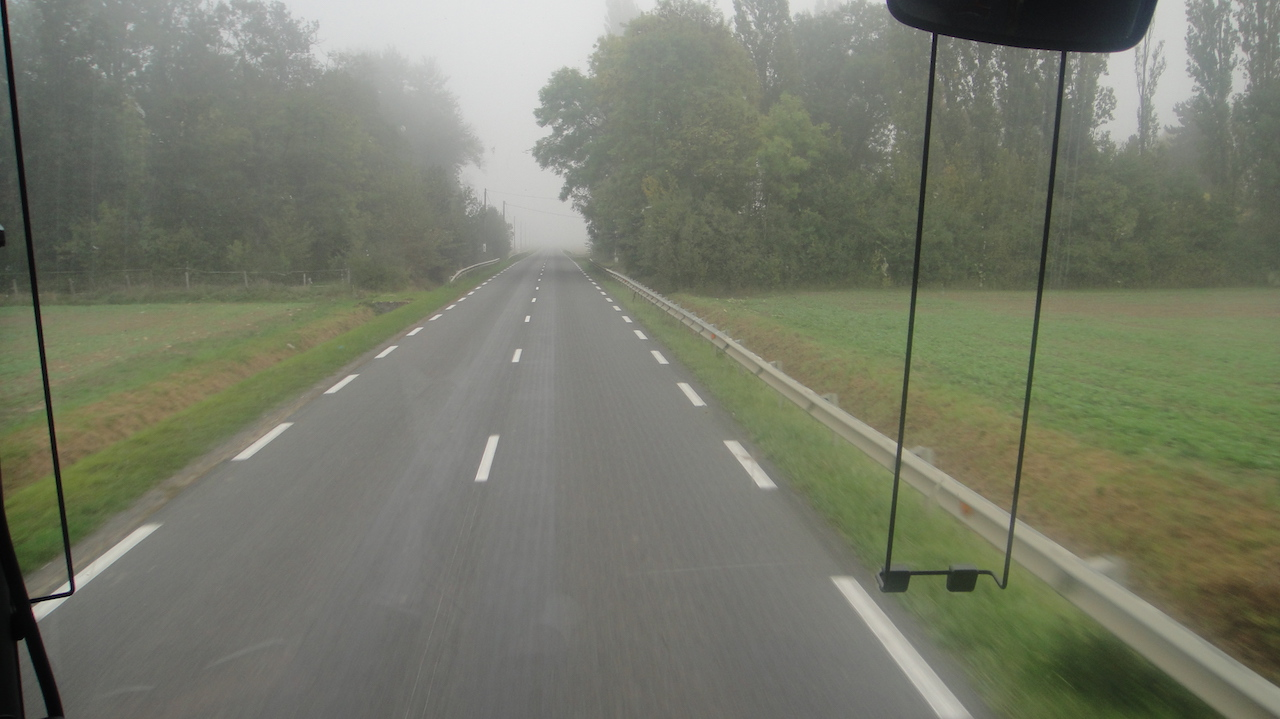
#> input picture test_images/DSC02668.JPG, 1280 x 719 px, found by its file name
$ jupyter execute adv_lane_detect.ipynb   (shell and % lines are left out)   (older library calls are emulated)
#> lines starting #> are read from the running program, lines starting #| are printed output that depends on the picture
[cell 1]
import pandas as pd
import numpy as np
import cv2
import matplotlib.pyplot as plt
import matplotlib.image as mpimg

from IPython.display import Image
from moviepy.editor import VideoFileClip
from IPython.display import HTML

import pickle
import io
import os
import glob

## 1.Camera callibration

## 2.Distortion Correction

## 3.Gradient and Color Thresholding

*    Sobel gradients in the x & y directions
*    Gradient magnitude
*    Gradient direction
*    Color space transform and filtering

[cell 2]
image=mpimg.imread('test_images\DSC02668.jpg')
#> image is the input picture: shape (719, 1280, 3); mean R, G, B 117.9, 121, 105.5
plt.imshow(image)
#> (this line was passed over: IPython is not available in this run)

* Sobel gradient

Canny Edge Detection combines the sobel gradient for both x and y. By breaking it apart into its components, we can produced a refined version of Canny edge detection.

[cell 3]
canny=cv2.Canny(image,40,50)
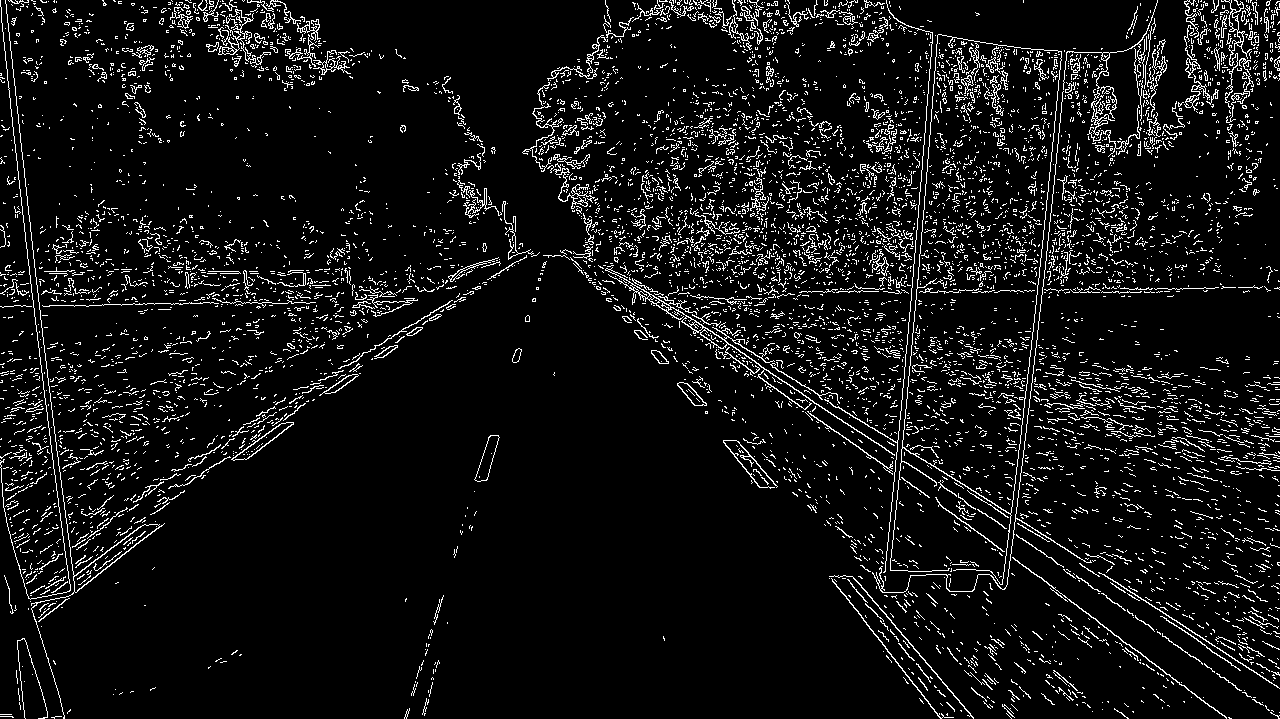
#> canny: shape (719, 1280); 7.2% white in thin lines or dots
plt.imshow(canny)
#> (this line was passed over: IPython is not available in this run)

[cell 4]
def abs_sobel_thresh(img,orient='x',thresh=(0,255)):
#> called with orient = 'x', thresh = (20, 110)
    gray=cv2.cvtColor(img,cv2.COLOR_RGB2GRAY)
    if orient == 'x':
        abs_sobel = np.absolute(cv2.Sobel(gray, cv2.CV_64F, 1, 0))
    if orient == 'y':
        abs_sobel = np.absolute(cv2.Sobel(gray, cv2.CV_64F, 0, 1))
    scaled_sobel=np.uint8(255*abs_sobel/np.max(abs_sobel))
    binary_output=np.zeros_like(scaled_sobel)
    binary_output[(scaled_sobel>=thresh[0]) & (scaled_sobel<=thresh[1])]=1

    return binary_output

[cell 5]
plt.imshow(abs_sobel_thresh(image, thresh=(20,110)),  cmap='gray')
#> (this line was passed over: IPython is not available in this run)

 * Gradient Magnitude

The function below will filter based on a min/max magnitude for the gradient. This function is looking at the combined xy gradient, but it could be altered to filter on the magnitude in a single direction, or some linear combination of the two.

[cell 6]
def mag_threshold(img,sobel_kernal=3,thresh=(0,255)):
#> called with sobel_kernal = 3, thresh = (20, 100)
    gray=cv2.cvtColor(img,cv2.COLOR_RGB2GRAY)

    x=cv2.Sobel(gray,cv2.CV_64F,1,0,ksize=sobel_kernal)
    y=cv2.Sobel(gray,cv2.CV_64F,0,1,ksize=sobel_kernal)
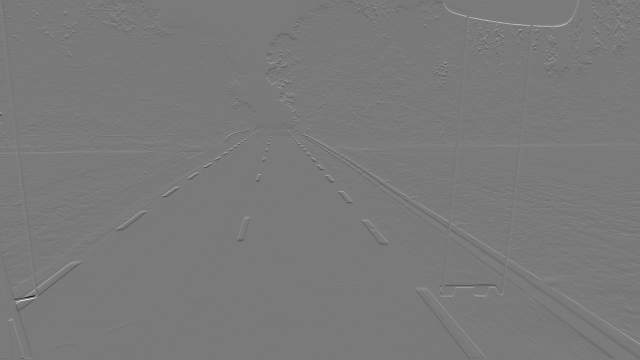
#> y: shape (719, 1280) float64 (shown at 1/2 size); min -757, max 820, mean -0.7; drawn with min black and max white

    mag=np.sqrt(x**2 + y**2)

    scale=np.max(mag)/255
#> scale = 3.23
    eightbit=(mag/scale).astype(np.uint8)
    binary_output=np.zeros_like(eightbit)
    binary_output[(eightbit>thresh[0]) & (eightbit<thresh[1])]=1
    return binary_output

[cell 7]
plt.imshow(mag_threshold(image, thresh=(20,100)),  cmap='gray');
#> (this line was passed over: IPython is not available in this run)

* Gradient Direction

This function will filter based on the direction of the gradient. For lane detection, we will be interested in vertical lines that are +/- some threshold near $\frac{\pi}{2}$

[cell 8]
def dir_threshold(img, sobel_kernel=3, thresh=(0, np.pi/2)):
    # 1) Convert to grayscale
#> called with sobel_kernel = 3, thresh = (0.8, 1.2)
    gray = cv2.cvtColor(img, cv2.COLOR_RGB2GRAY)
    # 2) Take the gradient in x and y separately
    x = np.absolute(cv2.Sobel(gray, cv2.CV_64F, 1, 0, ksize=sobel_kernel))
    y = np.absolute(cv2.Sobel(gray, cv2.CV_64F, 0, 1, ksize=sobel_kernel))
    # 4) Use np.arctan2(abs_sobely, abs_sobelx) to calculate the direction of the gradient
    direction = np.arctan2(y, x)
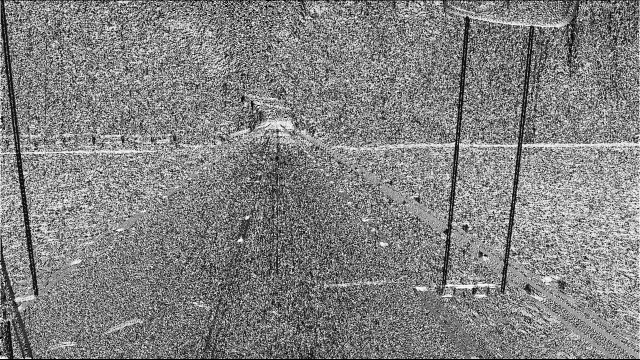
#> direction: shape (719, 1280) float64 (shown at 1/2 size); min 0, max 1.57, mean 0.8; drawn with min black and max white
    binary_output = np.zeros_like(direction)
    binary_output[(direction > thresh[0]) & (direction < thresh[1])] = 1
    return binary_output

[cell 9]
plt.imshow(dir_threshold(image, thresh=(0.8,1.2)),  cmap='gray');
#> (this line was passed over: IPython is not available in this run)

* Saturation Channel & Red Channel Filters
The gradient filters above all convert the original image into grayscale and a lot of useful information is lost. Lane lines are either yellow or white, and we can use that to our advantage trying to locate and track them. The Hue Saturation Lightness color space will help. In particular, the S channel of an HSL image retains a lot information about lane lines - especially when there are shadows on the road. The Red channel of RGB also does a good job of creating binary images of lane lines.

[cell 10]
def hls_select(img, sthresh=(0, 255),lthresh=()):
    # 1) Convert to HLS color space
#> called with sthresh = (140, 255), lthresh = (120, 255)
    hls_img = cv2.cvtColor(img, cv2.COLOR_RGB2HLS)
#> hls_img: shape (719, 1280, 3); mean of channels 0, 1, 2 38.8, 113.7, 22.2
    # 2) Apply a threshold to the S channel
    L = hls_img[:,:,1]
    S = hls_img[:,:,2]
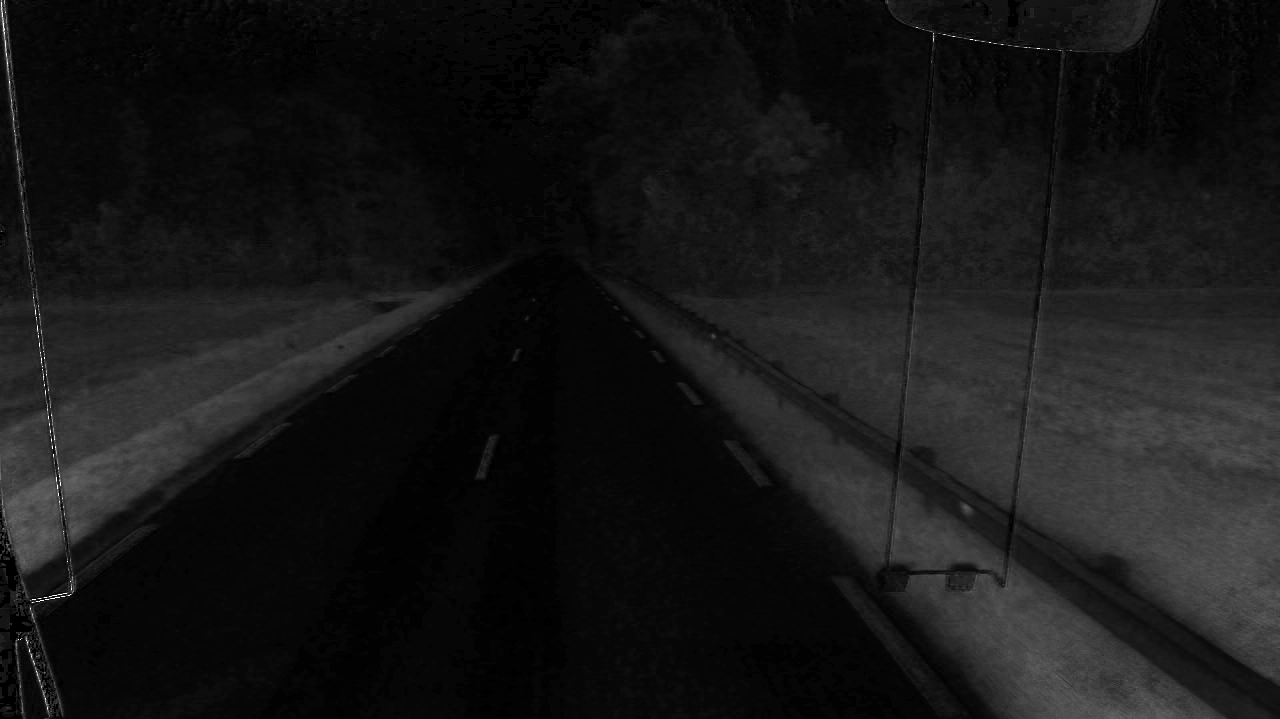
#> S: shape (719, 1280); min 0, max 255, mean 22.2
    # 3) Return a binary image of threshold result
    binary_output = np.zeros_like(S)
    binary_output[(S >= sthresh[0]) & (S <= sthresh[1])
                 & (L > lthresh[0]) & (L <= lthresh[1])] = 1
    return binary_output

[cell 11]
plt.imshow(hls_select(image, sthresh=(140,255), lthresh=(120, 255)),  cmap='gray');
#> (this line was passed over: IPython is not available in this run)

[cell 12]
plt.imshow(hls_select(image, sthresh=(120,255), lthresh=(50, 255)),  cmap='gray');
#> (this line was passed over: IPython is not available in this run)

$ run again, with test_images/DSC02670.JPG copied over test_images/DSC02668.JPG
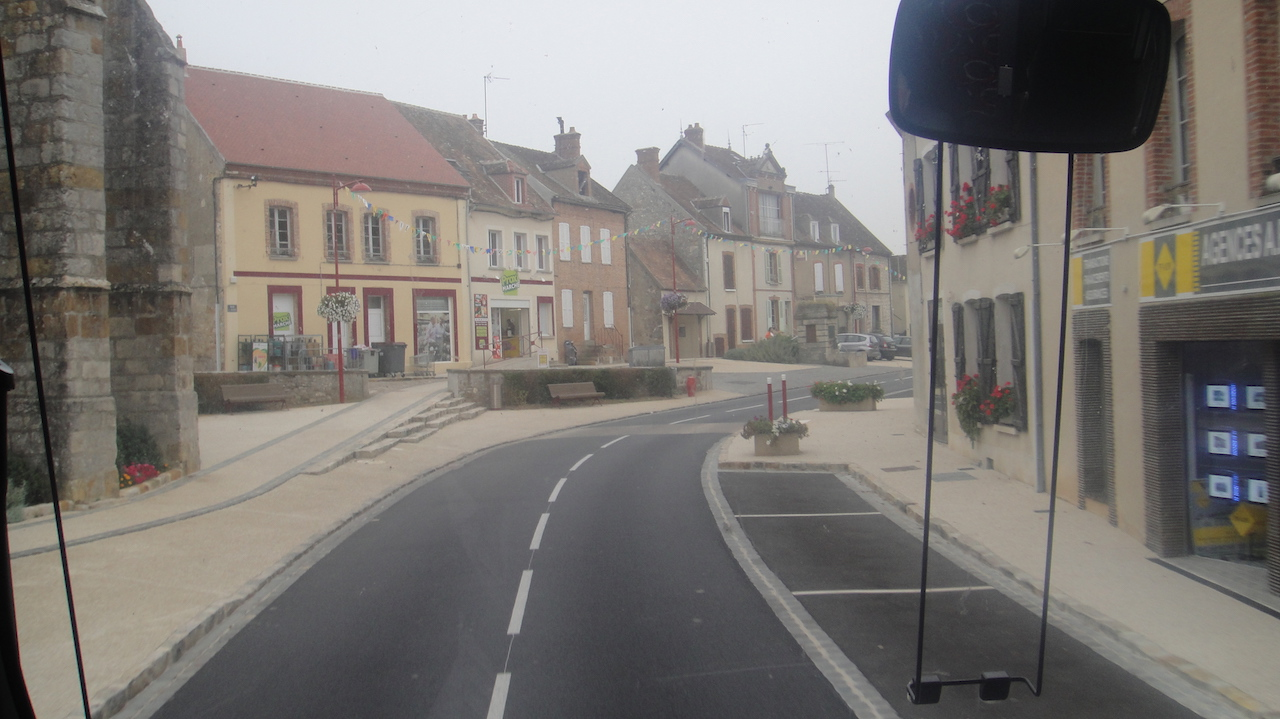
#> input picture test_images/DSC02670.JPG, 1280 x 719 px, found by its file name
#> image is the input picture: shape (719, 1280, 3); mean R, G, B 124.8, 120.9, 117.5
#> `canny=cv2.Canny(image,40,50)`:
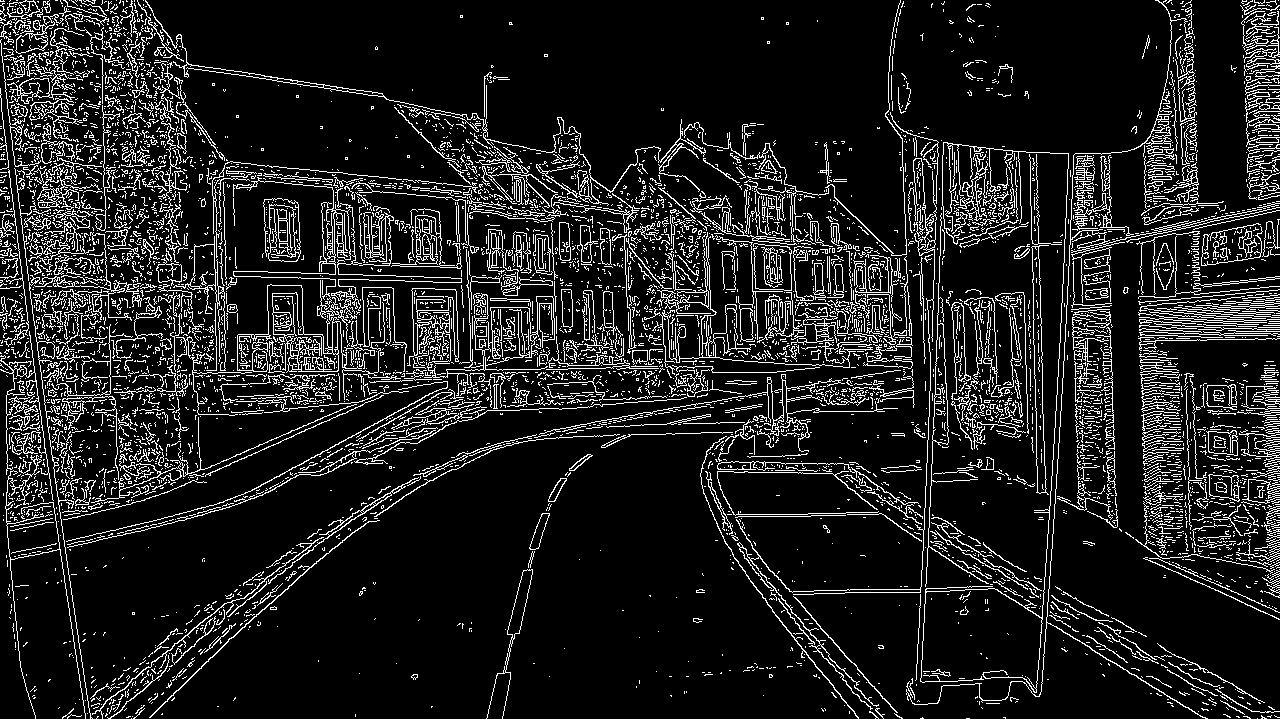
#> canny: shape (719, 1280); 12% white in thin lines or dots
#> scale = 2.35
#> hls_img: shape (719, 1280, 3); mean of channels 0, 1, 2 57.6, 121.2, 20.4
#> in hls_select, `S = hls_img[:,:,2]`:
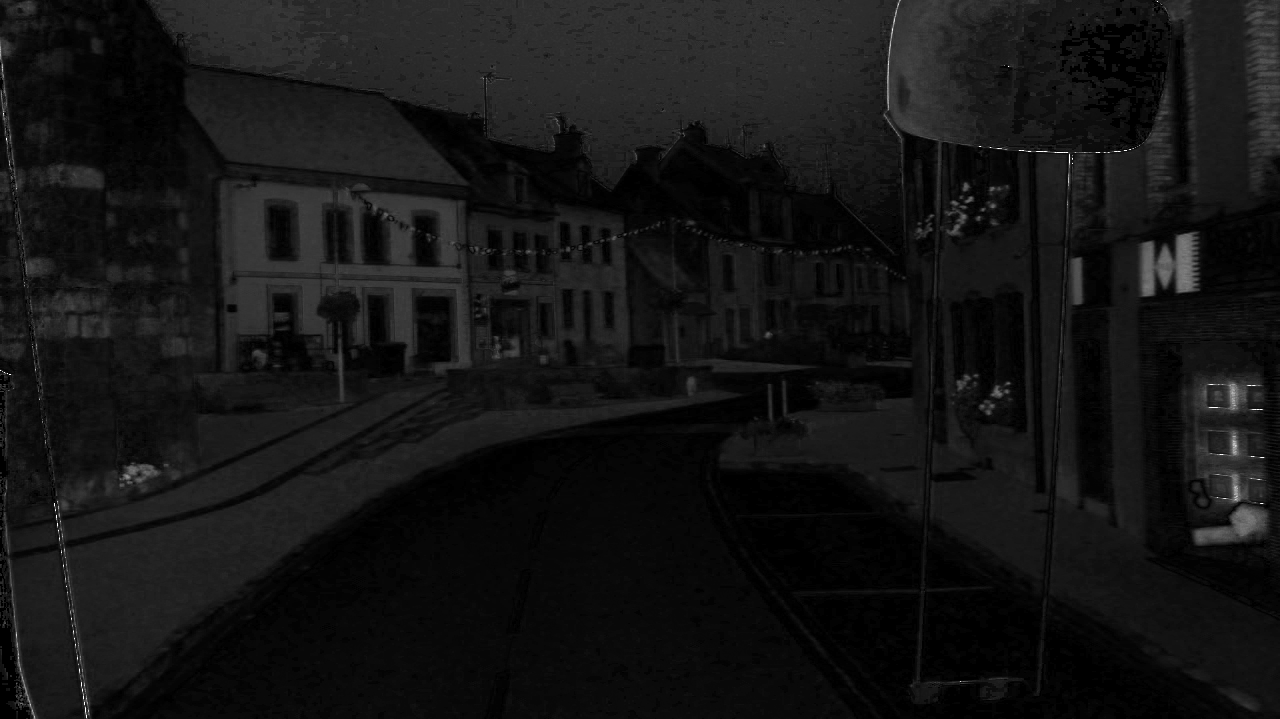
#> S: shape (719, 1280); min 0, max 255, mean 20.4

$ run again, with test_images/DSC02673.JPG copied over test_images/DSC02668.JPG
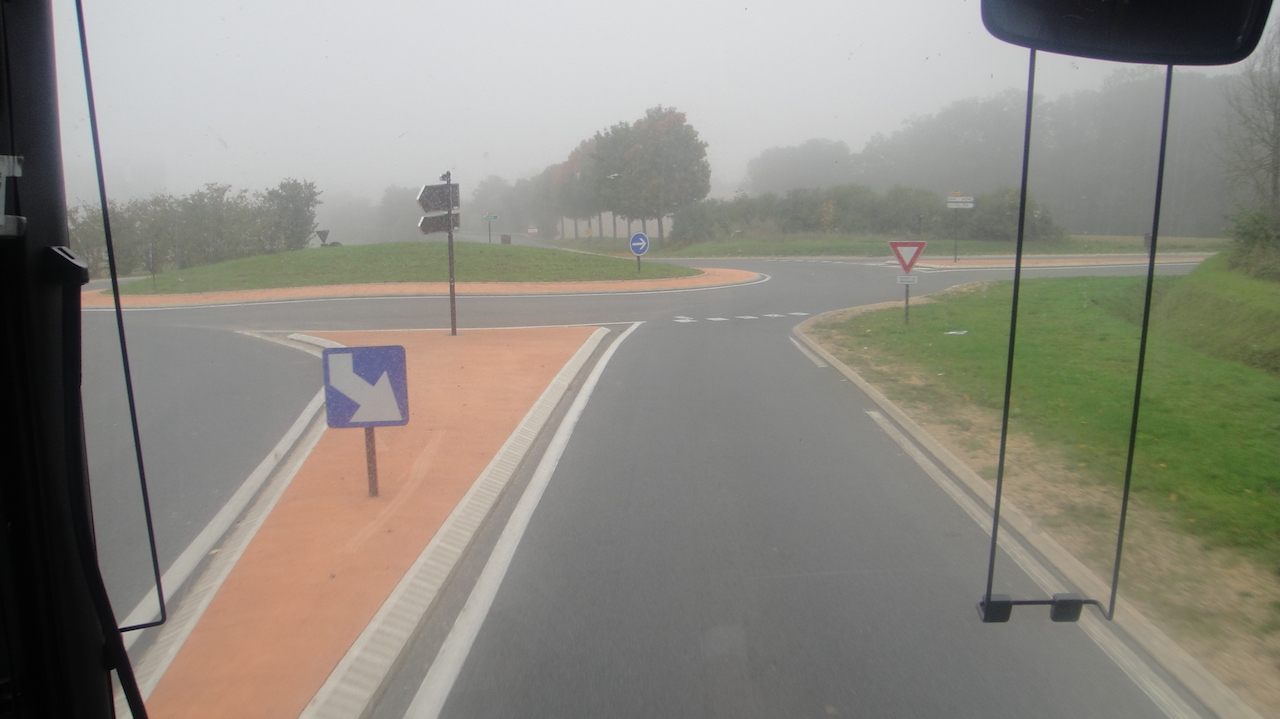
#> input picture test_images/DSC02673.JPG, 1280 x 719 px, found by its file name
#> image is the input picture: shape (719, 1280, 3); mean R, G, B 140.9, 138.1, 129.1
#> canny: shape (719, 1280); 5% white in thin lines or dots
#> in mag_threshold, `y=cv2.Sobel(gray,cv2.CV_64F,0,1,ksize=sobel_kernal)`:
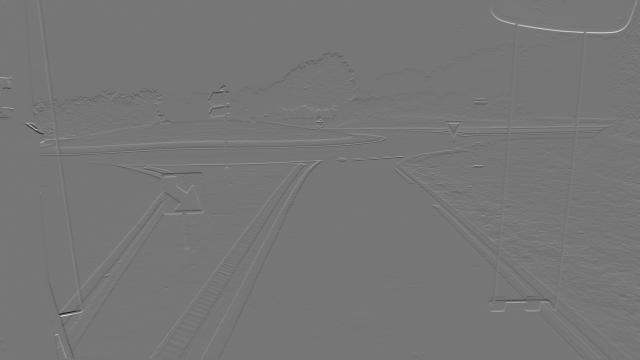
#> y: shape (719, 1280) float64 (shown at 1/2 size); min -625, max 716, mean -0.6; drawn with min black and max white
#> scale = 2.83
#> hls_img: shape (719, 1280, 3); mean of channels 0, 1, 2 43.1, 136, 23
#> in hls_select, `S = hls_img[:,:,2]`:
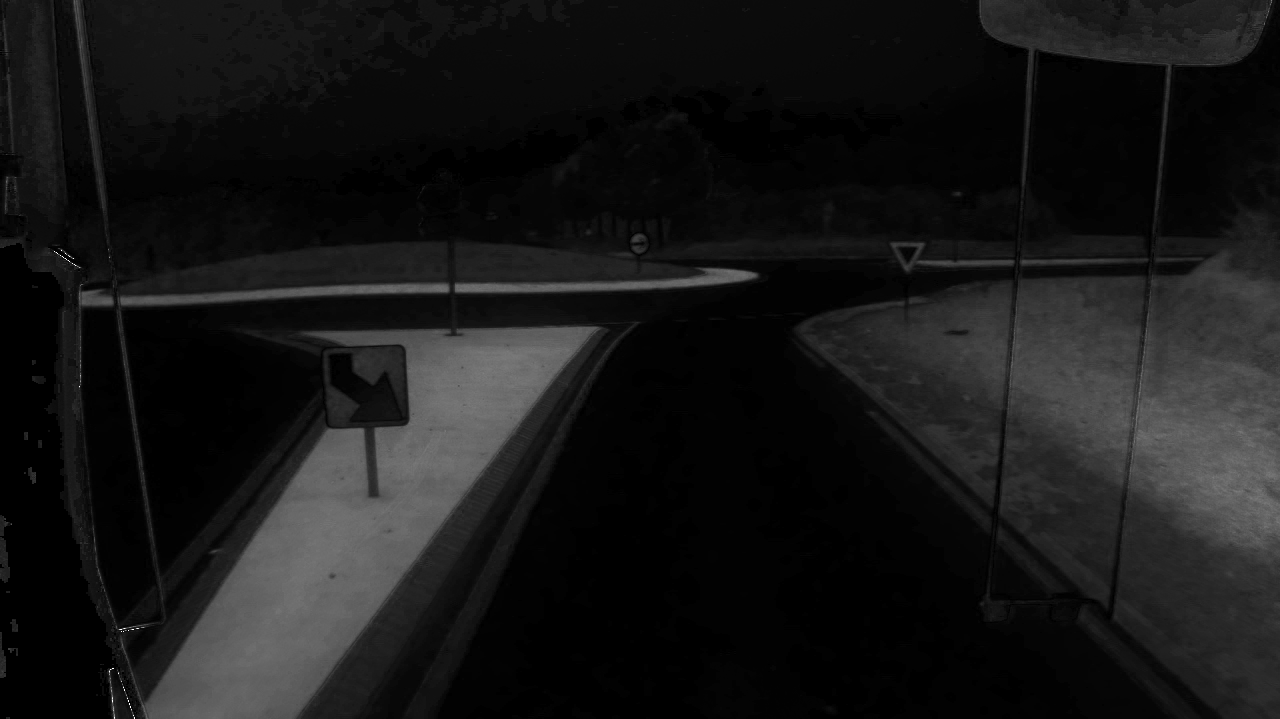
#> S: shape (719, 1280); min 0, max 255, mean 23
